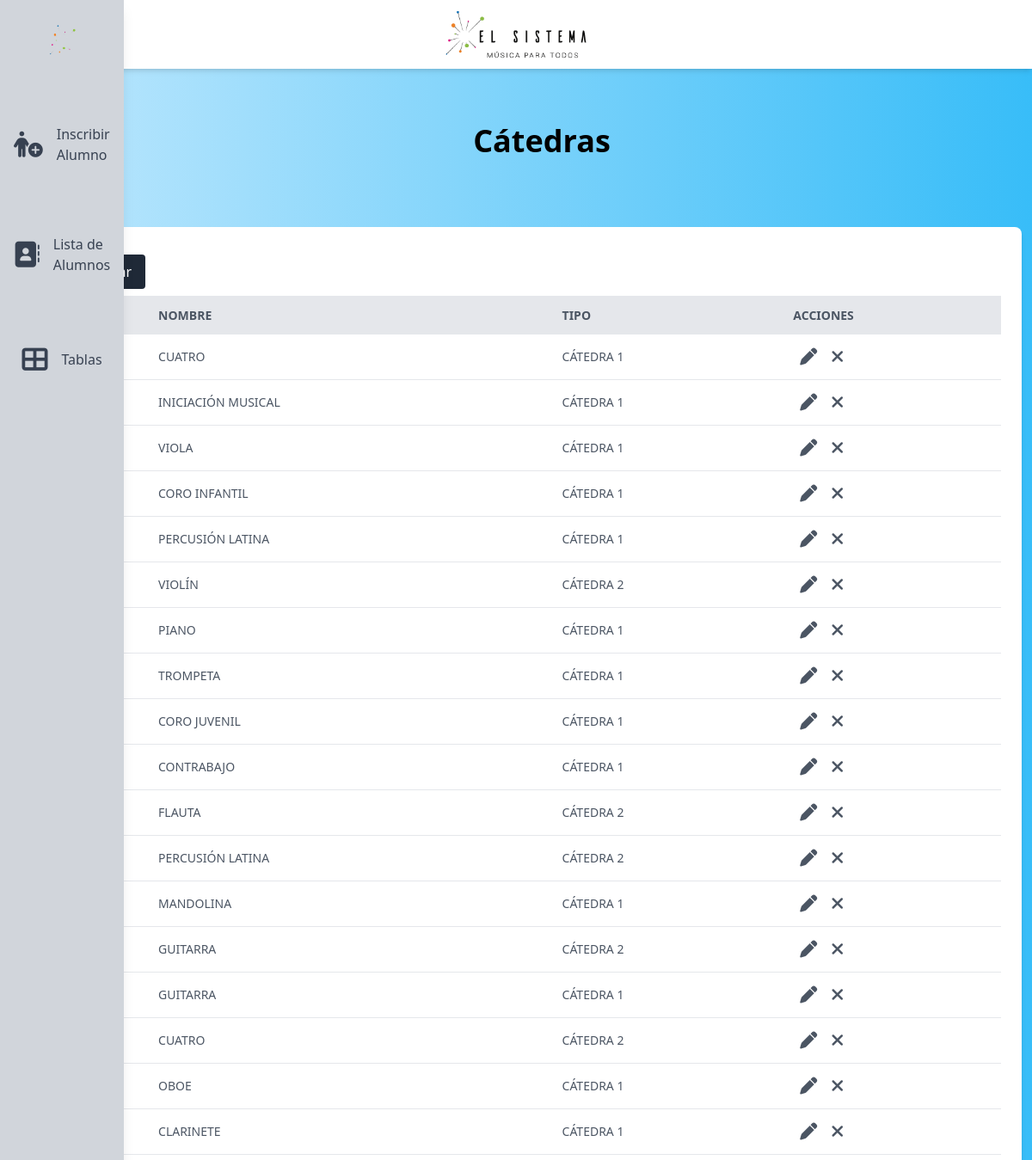
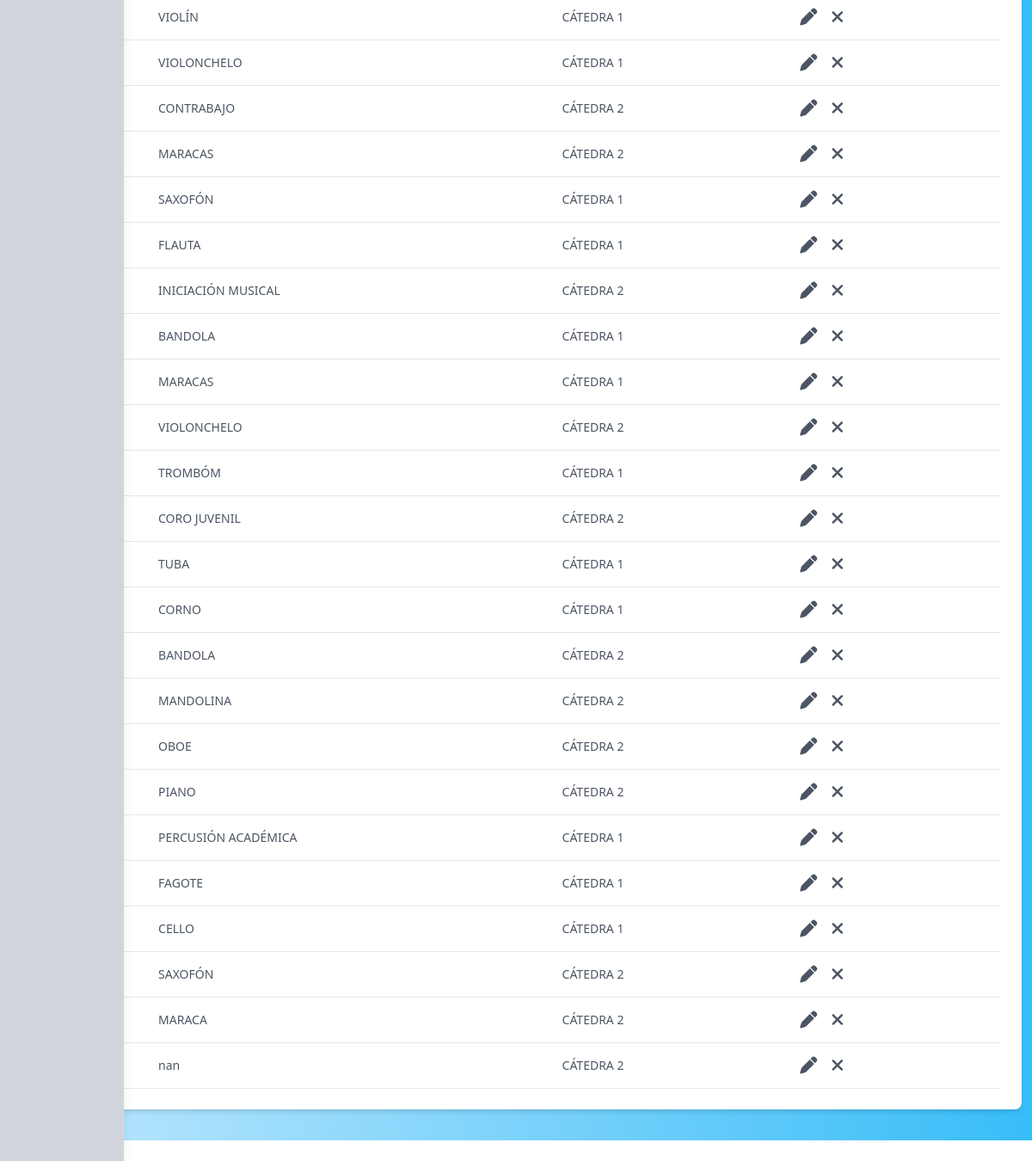
Page /catedras/ on the committed database (2 pictures, top to bottom).
### matricula/models.py (models this page shows, shortened)
class Catedra(models.Model):
    nombre = models.CharField(max_length=128)
    tipo = models.ForeignKey(TipoCatedra, blank=True, null=True, on_delete=models.DO_NOTHING)
    activo = models.BooleanField(default=True)

class TipoCatedra(models.Model):
    nombre = models.CharField(max_length=128)
    activo = models.BooleanField(default=True)
    def __str__(self):
        return self.nombre

### matricula/views.py (the view)
# urls.py: path('catedras/<nullable_int:id>', catedras, name='catedras'),
def catedras(request,id):
    return viewset(request,
        Catedra,
        [
            {
                'name': 'nombre',
                'type': 'text',
                'width': '50'
            },
            {
                'name': 'instrumento',
                'type': 'foreignkey',
                'query': Instrumento.objects.all(),
                'width': '50'
            },
            {
                'name': 'tipo',
                'type': 'foreignkey',
                'query': TipoCatedra.objects.all(),
                'width': '50'
            },
        ],
        'Cátedras',
        CatedraForm,
        'catedras',
        id
    )

### matricula/helpers.py (called while the page is built)
    def to_python(self, value):
        if value:
            return int(value)
        return None

### matricula/templates/administrador/table.html (shortened to what this page needs)
{% extends "administrador/layout.html" %}
{% block body %}
<div class="flex flex-col justify-center items-center h-[10rem]">
    <h1 class="text-4xl text-center font-bold mb-4 capitalize ">{{ title }}</h1>
</div>
<div class="bg-white shadow-md rounded-lg p-6 m-3 mb-9 " id="section-table">
    <button type="button" id="crear-btn" class="bg-gray-800 text-white px-4 py-2 my-2 rounded" >
        Crear
    </button>
    <div class="overflow-x-auto">
        <table class="min-w-full table-auto" id="entry-table">
            <thead>
                <tr class="bg-gray-200 text-gray-600 uppercase text-sm leading-normal">
                    {% if first_entry %}
                        {% for field_name, field_value in first_entry.items %}
                            {% if field_name != "activo" %}
                                {% if field_name == "id" %}
                                    <th class="py-3 px-6 text-center" width="25">
                                    </th>
                                {% else %}
                                    <th class="py-3 px-6 text-left">
                                        {{ field_name }}
                                    </th>
                                {% endif %}
                            {% endif %}
                        {% endfor %}
                        <th class="py-3 px-6 text-left">Acciones</th>
                    {% else %}
                        <th>Sin registros</th>
                    {% endif %}
                </tr>
            </thead>
            <tbody class="text-gray-600 text-sm font-light">
                {% for entry in entries %}
                    <tr class="border-b border-gray-200 hover:bg-sky-100" onclick="event.stopPropagation(); goToURL(window.location + '{{ entry.id }}');">
                        {% for field_name, field_value in entry.items %}
                            {% if field_name != "activo" %}
                                <td class="py-3 px-6 text-left">
                                    {% if field_value %}
                                        {{ field_value }}
                                    {% else %}
                                        Ninguno
                                    {% endif %}
                                </td>
                            {% endif %}
                        {% empty %}
                            <td class="py-3 px-6 text-left">Sin registros</td>
                        {% endfor %}
                        <td class="py-3 px-6 text-left flex flex-row">
                            <i class="fa-solid fa-pen mx-2 text-xl z-10 hover:text-3xl" onclick="editEntry('{{ entry.id }}'); setFormParams()"></i>
                            <i class="fa-solid fa-xmark mx-2 text-xl" onclick="event.stopPropagation(); deleteEntry('{{ entry.id }}')"></i>
                        </td>
                    </tr>
                {% endfor %}
            </tbody>
        </table>
    </div>
</div>
{% endblock %}

### rows in the picture
Catedra: entry "CUATRO"
TipoCatedra: entry "CÁTEDRA 1" "CÁTEDRA 1" "CÁTEDRA 1" "CÁTEDRA 1" "CÁTEDRA 1" "CÁTEDRA 1" "CÁTEDRA 1" "CÁTEDRA 1" "CÁTEDRA 1" "CÁTEDRA 1" "CÁTEDRA 1" "CÁTEDRA 1" "CÁTEDRA 1" "CÁTEDRA 1" "CÁTEDRA 1" "CÁTEDRA 1" "CÁTEDRA 1" "CÁTEDRA 1" "CÁTEDRA 1" "CÁTEDRA 1" "CÁTEDRA 1" "CÁTEDRA 1" "CÁTEDRA 1" "CÁTEDRA 1" "CÁTEDRA 1"
Catedra: entry "INICIACIÓN MUSICAL"
Catedra: entry "VIOLA"
Catedra: entry "CORO INFANTIL"
Catedra: entry "PERCUSIÓN LATINA"
Catedra: entry "VIOLÍN"
TipoCatedra: entry "CÁTEDRA 2" "CÁTEDRA 2" "CÁTEDRA 2" "CÁTEDRA 2" "CÁTEDRA 2" "CÁTEDRA 2" "CÁTEDRA 2" "CÁTEDRA 2" "CÁTEDRA 2" "CÁTEDRA 2" "CÁTEDRA 2" "CÁTEDRA 2" "CÁTEDRA 2" "CÁTEDRA 2" "CÁTEDRA 2" "CÁTEDRA 2" "CÁTEDRA 2"
Catedra: entry "PIANO"
Catedra: entry "TROMPETA"
Catedra: entry "CORO JUVENIL"
Catedra: entry "CONTRABAJO"
Catedra: entry "FLAUTA"
Catedra: entry "PERCUSIÓN LATINA"
Catedra: entry "MANDOLINA"
Catedra: entry "GUITARRA"
Catedra: entry "GUITARRA"
Catedra: entry "CUATRO"
Catedra: entry "OBOE"
Catedra: entry "CLARINETE"
Catedra: entry "VIOLÍN"
Catedra: entry "VIOLONCHELO"
Catedra: entry "CONTRABAJO"
Catedra: entry "MARACAS"
Catedra: entry "SAXOFÓN"
Catedra: entry "FLAUTA"
Catedra: entry "INICIACIÓN MUSICAL"
Catedra: entry "BANDOLA"
Catedra: entry "MARACAS"
Catedra: entry "VIOLONCHELO"
Catedra: entry "TROMBÓM"
Catedra: entry "CORO JUVENIL"
Catedra: entry "TUBA"
Catedra: entry "CORNO"
Catedra: entry "BANDOLA"
Catedra: entry "MANDOLINA"
Catedra: entry "OBOE"
Catedra: entry "PIANO"
Catedra: entry "PERCUSIÓN ACADÉMICA"
Catedra: entry "FAGOTE"
Catedra: entry "CELLO"
Catedra: entry "SAXOFÓN"
Catedra: entry "MARACA"
Catedra: entry "nan"

### other values in the picture
{{ title }} "Cátedras"
{{ field_name }} "NOMBRE" "TIPO"
